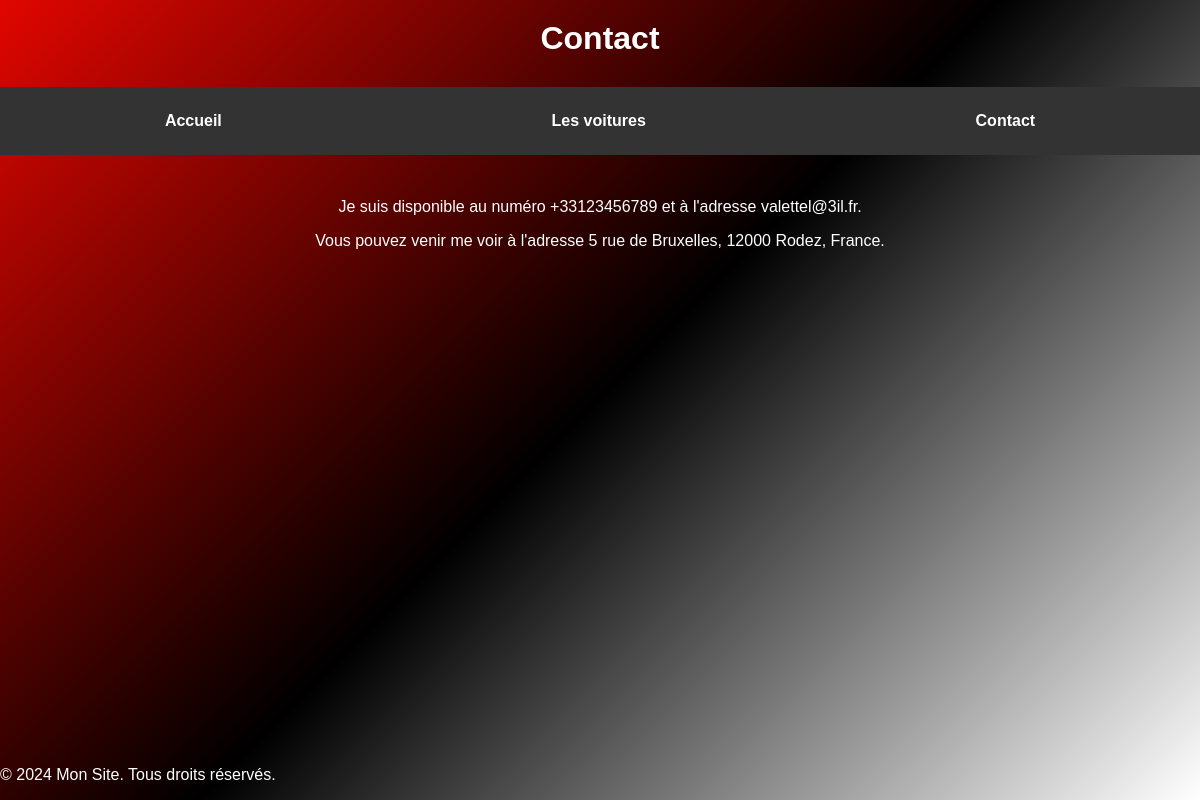
The page /contact.php on the database its author committed.
### tables this page shows
CREATE TABLE `contact` (
  `phone` varchar(15) NOT NULL,
  `mail` varchar(255) NOT NULL,
  `address` varchar(255) NOT NULL
);

### all/recuperer_contact.php (called while the page is built)
<?php
$host = 'mysql-valette.alwaysdata.net';
$dbname = 'valette_bdd';
$user = 'valette_god';
$password = 'PetitPoney';
try {
    $pdo = new PDO("mysql:host=$host;dbname=$dbname", $user, $password);
    $pdo->setAttribute(PDO::ATTR_ERRMODE, PDO::ERRMODE_EXCEPTION);
} catch(PDOException $e) {
    exit("Erreur de connexion à la base de données.");
}
$sql = "SELECT * FROM contact";
$stmt = $pdo->prepare($sql);
$stmt->execute();
$contacts = $stmt->fetchAll(PDO::FETCH_ASSOC);
if (!empty($contacts)) {
    $phone = htmlspecialchars($contacts[0]['phone']);
    $mail = htmlspecialchars($contacts[0]['mail']);
    $address = htmlspecialchars($contacts[0]['address']);
} else {
    $phone = "Non spécifié";
    $mail = "Non spécifié";
    $address = "Non spécifié";
}
?>

### contact.php (the view, shortened to what this page needs)
<!DOCTYPE html>
<html lang="fr">
<head>
    <link rel="stylesheet" href="css/styles.css">
</head>
<body>
<header>
    <h1>Contact</h1>
    <?php include 'all/menu.php'; ?>
</header>
<?php
include 'all/recuperer_contact.php';
?>
<section id="presentation">
    <div class="presentation-content" id="page-contact">
        <p>Je suis disponible au numéro <a href="tel:<?php echo htmlspecialchars($phone); ?>"><?php echo htmlspecialchars($phone); ?></a>
            et à l'adresse <a href="mailto:<?php echo htmlspecialchars($mail); ?>"><?php echo htmlspecialchars($mail); ?></a>.
        </p>
        <p>Vous pouvez venir me voir à l'adresse <?php echo htmlspecialchars($address); ?>.</p>
    </div>
</section>
<footer>
    <p>&copy; 2024 Mon Site. Tous droits réservés.</p>
</footer>
</body>
</html>

### css/styles.css (style rules this page uses)
body,html { margin:0;padding:0;width:100%;overflow-x:hidden;font-family:'Titillium Web',sans-serif;background:linear-gradient(135deg,#e10600,#000,#fff);background-size:cover;display:flex;flex-direction:column;min-height:100vh;color:#fff }
#presentation { padding:40px 20px;flex:1 }
header h1 { color:#fff;text-align:center;margin:20px 0;font-weight:700 }
.presentation-content p { text-align:center;margin:10px 0;line-height:1.5 }
a { color:#fff;text-decoration:none }
#page-contact { vertical-align:center }

### rows shown on the page
contact: phone "+33123456789", mail "valettel@3il.fr", address "5 rue de Bruxelles, 12000 Rodez, France"
